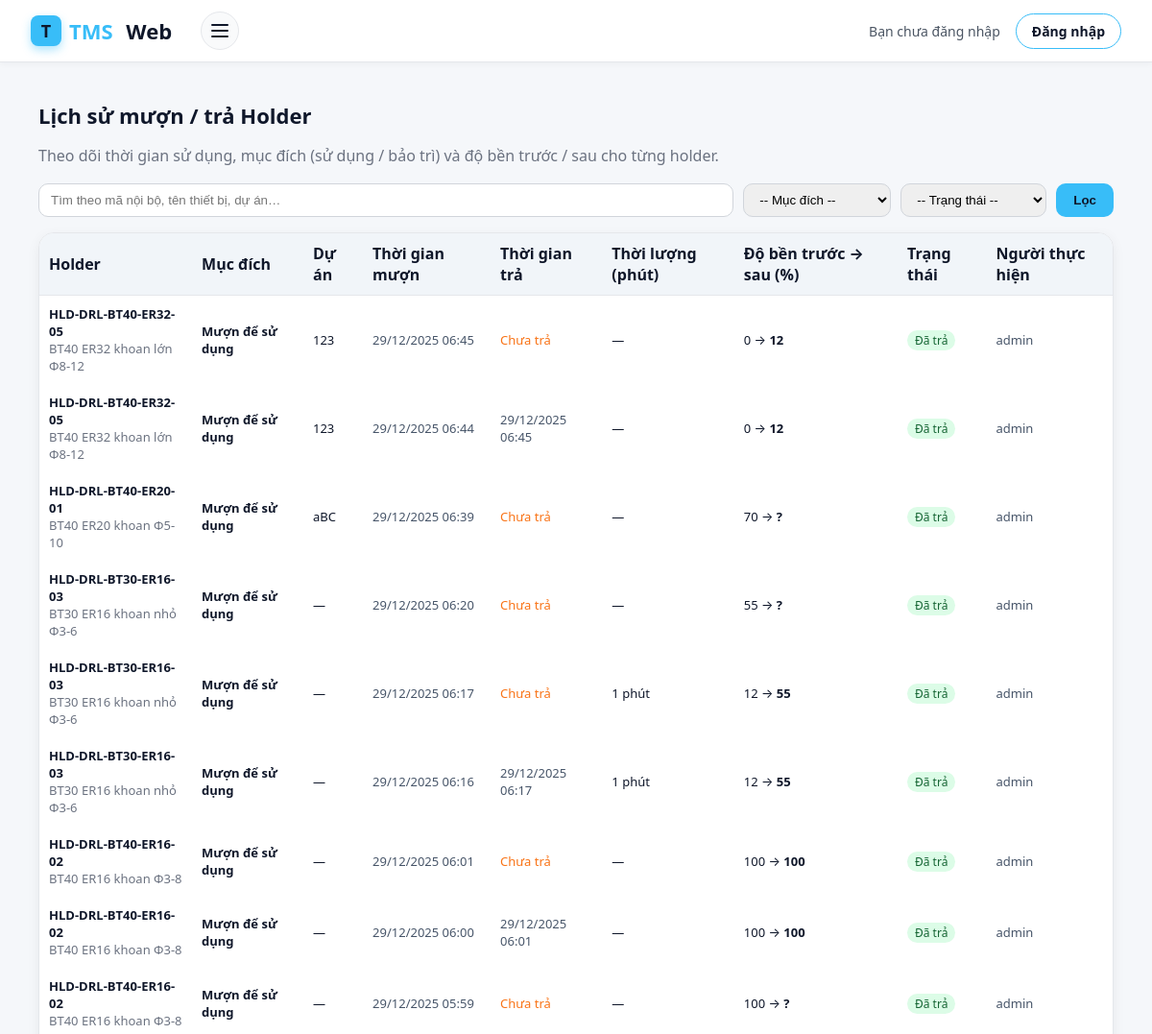
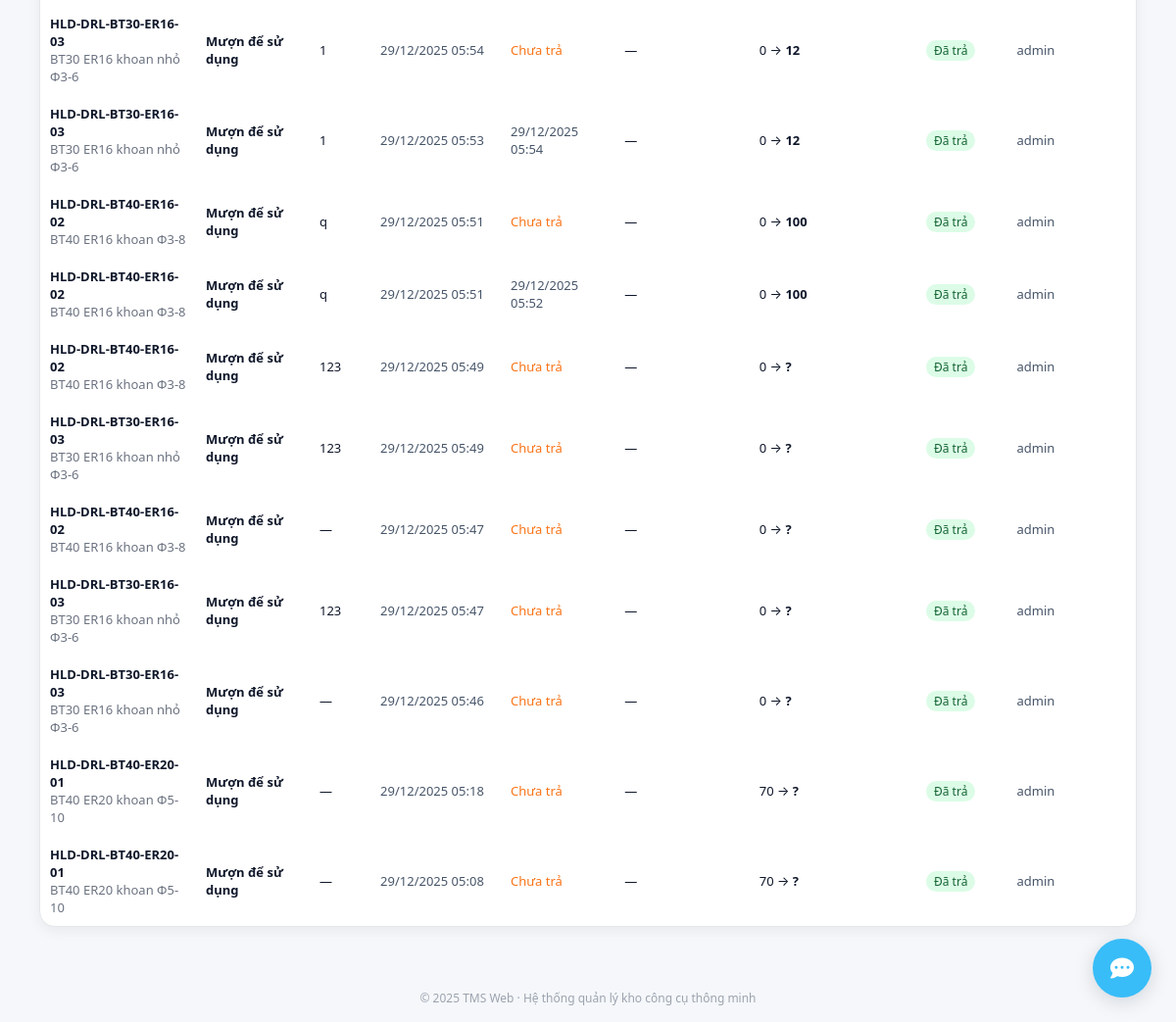
Screenshot of /holder-muontra/history/ with the database file from the repository (2 pictures, top to bottom).
### holder_muontra/models.py (models this page shows, shortened)
class HolderHistory(models.Model):
    MUC_DICH_CHOICES = [
        ("SU_DUNG", "Mượn để sử dụng"),
        ("BAO_TRI", "Đem đi bảo trì"),
    ]
    TRANG_THAI_CHOICES = [
    ("PENDING", "Đang chờ tủ xử lý"),
    ("SUCCESS", "Thành công"),
    ("FAILED", "Thất bại"),
    ("DANG_MUON", "Đang mượn"),
    ("DA_TRA", "Đã trả"),
]
    holder = models.ForeignKey(
        Holder,
        on_delete=models.CASCADE,
        related_name="histories",
        verbose_name="Holder",
    )
    ten_thiet_bi_snapshot = models.CharField(
        max_length=200,
        blank=True,
        verbose_name="Tên thiết bị (snapshot)",
        help_text="Copy từ Holder.ten_thiet_bi tại thời điểm mượn",
    )
    ma_noi_bo_snapshot = models.CharField(
        max_length=50,
        blank=True,
        verbose_name="Mã nội bộ (snapshot)",
        help_text="Copy từ Holder.ma_noi_bo tại thời điểm mượn",
    )
    muc_dich = models.CharField(
        max_length=20,
        choices=MUC_DICH_CHOICES,
        verbose_name="Mục đích mượn",
    )
    du_an = models.CharField(
        max_length=100,
        blank=True,
        verbose_name="Dự án / lệnh sản xuất",
    )
    mo_ta = models.TextField(
        blank=True,
        verbose_name="Mô tả chi tiết / ghi chú",
    )
    nguoi_thuc_hien = models.ForeignKey(
        User,
        null=True,
        blank=True,
        on_delete=models.SET_NULL,
        related_name="holder_history_actions",
        verbose_name="Người thực hiện",
    )
    thoi_gian_muon = models.DateTimeField(
        auto_now_add=True,
        verbose_name="Thời gian mượn",
    )
    thoi_gian_tra = models.DateTimeField(
        null=True,
        blank=True,
        verbose_name="Thời gian trả",
    )
    thoi_luong_phut = models.PositiveIntegerField(
        null=True,
        blank=True,
        verbose_name="Thời lượng sử dụng (phút)",
    )
    mon_truoc = models.PositiveIntegerField(
        null=True,
        blank=True,
        verbose_name="% độ bền trước khi mượn",
        help_text="Từ Holder.mon tại thời điểm mượn (0–100)",
    )
    mon_sau = models.PositiveIntegerField(
        null=True,
        blank=True,
        verbose_name="% độ bền sau khi trả",
        help_text="Sau khi trừ hao / reset bảo trì (0–100)",
    )
    trang_thai = models.CharField(
    max_length=20,
    choices=TRANG_THAI_CHOICES,
    default="PENDING"
)
    ly_do_fail = models.CharField(max_length=255, blank=True, default="")
    tx_id = models.BigIntegerField(null=True, blank=True, db_index=True)
    created_at = models.DateTimeField(
        auto_now_add=True,
        verbose_name="Tạo lúc",
    )
    updated_at = models.DateTimeField(
        auto_now=True,
        verbose_name="Cập nhật lúc",
    )
    class Meta:
        verbose_name = "Lịch sử mượn holder"
        verbose_name_plural = "Lịch sử mượn holder"
        ordering = ["-thoi_gian_muon"]

### holder/models.py (models this page shows, shortened)
class Holder(models.Model):
    ten_thiet_bi = models.CharField(max_length=200)
    nhom_thiet_bi = models.CharField(max_length=100)
    ma_noi_bo = models.CharField(max_length=50, unique=True)
    ma_nha_sx = models.CharField(max_length=100)
    loai_holder = models.CharField(max_length=100, blank=True, null=True)
    so_serial = models.CharField(max_length=100, blank=True, null=True)
    rfid = models.CharField(
    max_length=32,
    unique=True,
    blank=True,
    null=True,
    db_index=True,
    validators=[
        RegexValidator(
            regex=r"^[0-9A-Fa-f]+$",
            message="RFID chỉ gồm ký tự HEX (0-9, A-F).",
        )
    ],
    help_text="Mã RFID của holder (UID tag), ví dụ: A1B2C3D4",
)
    nha_san_xuat = models.CharField(max_length=100, blank=True, null=True)
    nha_cung_cap = models.CharField(max_length=150, blank=True, null=True)
    nguoi_quan_ly = models.CharField(max_length=100, blank=True, null=True)
    TRANG_THAI_CHOICES = [
        ("san_sang", "Sẵn sàng"),
        ("dang_duoc_muon", "Đang được mượn"),
        ("dang_bao_tri", "Đang bảo trì"),
        ("ngung_su_dung", "Ngừng sử dụng"),
    ]
    trang_thai_tai_san = models.CharField(
        max_length=20,
        choices=TRANG_THAI_CHOICES,
        default="san_sang",
    )
    chuan_ga = models.CharField(max_length=50, blank=True, null=True)
    loai_kep = models.CharField(max_length=50, blank=True, null=True)
    chieu_dai_lam_viec = models.DecimalField(
        max_digits=6, decimal_places=2, blank=True, null=True
    )
    duong_kinh_kep_max = models.DecimalField(
        max_digits=6, decimal_places=2, blank=True, null=True
    )
    tu = models.CharField(max_length=50, blank=True, null=True)
    ngan = models.CharField(max_length=50, blank=True, null=True)
    may_uu_tien = models.CharField(max_length=200, blank=True, null=True)
    ngay_nhap_kho = models.DateField(blank=True, null=True)
    gia_tri_mua = models.BigIntegerField(blank=True, null=True)
    chu_ky_kiem_tra = models.CharField(max_length=100, blank=True, null=True)
    lan_kiem_tra_gan_nhat = models.DateField(blank=True, null=True)
    so_lan_ga_thao = models.IntegerField(blank=True, null=True)
    danh_gia_gan_nhat = models.TextField(blank=True, null=True)
    cv = models.DecimalField(  # Độ cứng vững
        max_digits=4, decimal_places=1, blank=True, null=True
    )
    dx = models.DecimalField(  # Độ chính xác gá kẹp
        max_digits=4, decimal_places=1, blank=True, null=True
    )
    mon = models.IntegerField(blank=True, null=True)  # % mòn
    tan_suat = models.IntegerField(blank=True, null=True)  # lần/tháng
    ld = models.DecimalField(  # chiều dài nhô dao
        max_digits=6, decimal_places=2, blank=True, null=True
    )
    ket_luan_fuzzy = models.TextField(blank=True, null=True)
    tool_khuyen_dung = models.ManyToManyField(
        'tool.tool',          # hoặc 'Tool' nếu cùng app
        blank=True,
        related_name='holders_khuyen_dung',
        help_text="Các tool tương thích & khuyên dùng với holder này"
    )
    ma_nhom_tuong_thich = models.CharField(
        max_length=50,
        blank=True,
        null=True,
        help_text="Nếu 2 holder có cùng mã này thì coi như tương thích / thay thế cho nhau"
    )
    created_at = models.DateTimeField(auto_now_add=True)

### holder_muontra/views.py (the view)
# urls.py: path("history/", views.history_holder, name="history_holder"),
def history_holder(request):
    q = request.GET.get("q", "").strip()
    muc_dich = request.GET.get("muc_dich", "")
    trang_thai = request.GET.get("trang_thai", "")
    histories = (
        HolderHistory.objects
        .select_related("holder", "nguoi_thuc_hien")
        .order_by("-thoi_gian_muon")
    )
    if q:
        histories = histories.filter(
            Q(holder__ma_noi_bo__icontains=q)
            | Q(holder__ten_thiet_bi__icontains=q)
            | Q(du_an__icontains=q)
        )
    if muc_dich:
        histories = histories.filter(muc_dich=muc_dich)
    if trang_thai:
        histories = histories.filter(trang_thai=trang_thai)
    return render(request, "holder_history.html", {
        "histories": histories,
        "q": q,
        "muc_dich": muc_dich,
        "trang_thai": trang_thai,
        "MUC_DICH_CHOICES": HolderHistory.MUC_DICH_CHOICES,
        "TRANG_THAI_CHOICES": HolderHistory.TRANG_THAI_CHOICES,
    })

### templates/holder_history.html (shortened to what this page needs)
{% extends "base.html" %}
{% block content %}
<div style="max-width:1120px;margin:20px auto;">
  <h2 style="font-size:22px;font-weight:700;margin-bottom:6px;">
    Lịch sử mượn / trả Holder
  </h2>
  <p style="color:#6b7280;margin-bottom:18px;">
    Theo dõi thời gian sử dụng, mục đích (sử dụng / bảo trì) và độ bền trước / sau cho từng holder.
  </p>
  <form method="get" style="margin-bottom:16px;display:flex;gap:10px;flex-wrap:wrap;">
    <input
      type="text"
      name="q"
      value="{{ q }}"
      placeholder="Tìm theo mã nội bộ, tên thiết bị, dự án…"
      style="
        flex:1;
        min-width:260px;
        padding:8px 12px;
        border-radius:10px;
        border:1px solid #d1d5db;
      "
    />
    <select
      name="muc_dich"
      style="
        padding:8px 12px;
        border-radius:10px;
        border:1px solid #d1d5db;
      "
    >
      <option value="">-- Mục đích --</option>
    </select>
    <select
      name="trang_thai"
      style="
        padding:8px 12px;
        border-radius:10px;
        border:1px solid #d1d5db;
      "
    >
      <option value="">-- Trạng thái --</option>
    </select>
    <button
      type="submit"
      style="
        padding:8px 18px;
        border-radius:10px;
        border:none;
        background:#38bdf8;
        color:#0f172a;
        font-weight:600;
        cursor:pointer;
      "
    >
      Lọc
    </button>
  </form>
  <div style="
    background:#ffffff;
    border-radius:16px;
    border:1px solid #e5e7eb;
    box-shadow:0 4px 14px rgba(15,23,42,0.06);
    overflow:auto;
  ">
    <table style="width:100%;border-collapse:collapse;min-width:960px;">
      <thead>
        <tr style="background:#f1f5f9;">
          <th style="padding:10px;border-bottom:1px solid #e5e7eb;text-align:left;">Holder</th>
          <th style="padding:10px;border-bottom:1px solid #e5e7eb;text-align:left;">Mục đích</th>
          <th style="padding:10px;border-bottom:1px solid #e5e7eb;text-align:left;">Dự án</th>
          <th style="padding:10px;border-bottom:1px solid #e5e7eb;text-align:left;">Thời gian mượn</th>
          <th style="padding:10px;border-bottom:1px solid #e5e7eb;text-align:left;">Thời gian trả</th>
          <th style="padding:10px;border-bottom:1px solid #e5e7eb;text-align:left;">Thời lượng (phút)</th>
          <th style="padding:10px;border-bottom:1px solid #e5e7eb;text-align:left;">Độ bền trước → sau (%)</th>
          <th style="padding:10px;border-bottom:1px solid #e5e7eb;text-align:left;">Trạng thái</th>
          <th style="padding:10px;border-bottom:1px solid #e5e7eb;text-align:left;">Người thực hiện</th>
        </tr>
      </thead>
      <tbody>
        {% if histories %}
          {% for h in histories %}
          <tr>
            <td style="padding:10px;font-size:13px;">
              <strong>{{ h.ma_noi_bo_snapshot|default:h.holder.ma_noi_bo }}</strong><br>
              <span style="color:#6b7280;">
                {{ h.ten_thiet_bi_snapshot|default:h.holder.ten_thiet_bi }}
              </span>
            </td>
            <td style="padding:10px;font-size:13px;font-weight:600;">
              {{ h.get_muc_dich_display }}
            </td>
            <td style="padding:10px;font-size:13px;">
              {{ h.du_an|default:"—" }}
            </td>
            <td style="padding:10px;font-size:13px;color:#475569;">
              {{ h.thoi_gian_muon|date:"d/m/Y H:i" }}
            </td>
            <td style="padding:10px;font-size:13px;color:#475569;">
              {% if h.thoi_gian_tra %}
                {{ h.thoi_gian_tra|date:"d/m/Y H:i" }}
              {% else %}
                <span style="color:#f97316;">Chưa trả</span>
              {% endif %}
            </td>
            <td style="padding:10px;font-size:13px;">
              {% if h.thoi_luong_phut %}
                {{ h.thoi_luong_phut }} phút
              {% else %}
                —
              {% endif %}
            </td>
            <td style="padding:10px;font-size:13px;">
              {% if h.mon_truoc is not None or h.mon_sau is not None %}
                {{ h.mon_truoc|default_if_none:"?" }} →
                <strong>{{ h.mon_sau|default_if_none:"?" }}</strong>
              {% else %}
                —
              {% endif %}
            </td>
            <td style="padding:10px;font-size:13px;">
              {% if h.trang_thai == "DANG_MUON" %}
                <span style="padding:2px 8px;border-radius:999px;font-size:12px;background:#fee2e2;color:#b91c1c;">
                  Đang mượn
                </span>
              {% else %}
                <span style="padding:2px 8px;border-radius:999px;font-size:12px;background:#dcfce7;color:#166534;">
                  Đã trả
                </span>
              {% endif %}
            </td>
            <td style="padding:10px;font-size:13px;color:#475569;">
              {{ h.nguoi_thuc_hien|default:"—" }}
            </td>
          </tr>
          {% endfor %}
        {% else %}
          <tr>
            <td colspan="9" style="padding:14px;text-align:center;color:#94a3b8;">
              Chưa có lịch sử mượn / trả nào.
            </td>
          </tr>
        {% endif %}
      </tbody>
    </table>
  </div>
</div>
{% endblock %}

### templates/base.html (style rules this page uses)
:root { --blue-tech: #38bdf8; --blue-strong: #0f172a; --blue-soft: #e0f2fe; }
* { box-sizing: border-box; }
body { margin: 0; font-family: "Segoe UI", sans-serif; background: #ffffff; color: #0f172a; }

### templates/chatbot.html (style rules this page uses)
:root { --primary-color: #4361ee; --blue-tech: #38bdf8; --blue-strong: #0f172a; --primary-dark: #3a56d4; --bg-color: #f5f7fa; --text-color: #2b2d42; --white: #ffffff; --light-gray: #e9ecef; --shadow: 0 4px 20px rgba(0, 0, 0, 0.15); --border-radius: 16px; }
body { font-family: 'Segoe UI', system-ui, -apple-system, sans-serif; background: var(--bg-color); margin: 0; }

### rows the page displays
HolderHistory: ma_noi_bo_snapshot "HLD-DRL-BT40-ER32-05", ten_thiet_bi_snapshot "BT40 ER32 khoan lớn Φ8-12", muc_dich "Mượn để sử dụng", du_an "123", thoi_gian_muon "29/12/2025 06:45", shows "Chưa trả", mon_truoc "0", mon_sau "12", trang_thai "Đã trả", nguoi_thuc_hien "admin"
HolderHistory: ma_noi_bo_snapshot "HLD-DRL-BT40-ER32-05", ten_thiet_bi_snapshot "BT40 ER32 khoan lớn Φ8-12", muc_dich "Mượn để sử dụng", du_an "123", thoi_gian_muon "29/12/2025 06:44", thoi_gian_tra "29/12/2025 06:45", mon_truoc "0", mon_sau "12", trang_thai "Đã trả", nguoi_thuc_hien "admin"
HolderHistory: ma_noi_bo_snapshot "HLD-DRL-BT40-ER20-01", ten_thiet_bi_snapshot "BT40 ER20 khoan Φ5-10", muc_dich "Mượn để sử dụng", du_an "aBC", thoi_gian_muon "29/12/2025 06:39", shows "Chưa trả", mon_truoc "70", mon_sau "?", trang_thai "Đã trả", nguoi_thuc_hien "admin"
HolderHistory: ma_noi_bo_snapshot "HLD-DRL-BT30-ER16-03", ten_thiet_bi_snapshot "BT30 ER16 khoan nhỏ Φ3-6", muc_dich "Mượn để sử dụng", du_an "—", thoi_gian_muon "29/12/2025 06:20", shows "Chưa trả", mon_truoc "55", mon_sau "?", trang_thai "Đã trả", nguoi_thuc_hien "admin"
HolderHistory: ma_noi_bo_snapshot "HLD-DRL-BT30-ER16-03", ten_thiet_bi_snapshot "BT30 ER16 khoan nhỏ Φ3-6", muc_dich "Mượn để sử dụng", du_an "—", thoi_gian_muon "29/12/2025 06:17", shows "Chưa trả", thoi_luong_phut "1", mon_truoc "12", mon_sau "55", trang_thai "Đã trả", nguoi_thuc_hien "admin"
HolderHistory: ma_noi_bo_snapshot "HLD-DRL-BT30-ER16-03", ten_thiet_bi_snapshot "BT30 ER16 khoan nhỏ Φ3-6", muc_dich "Mượn để sử dụng", du_an "—", thoi_gian_muon "29/12/2025 06:16", thoi_gian_tra "29/12/2025 06:17", thoi_luong_phut "1", mon_truoc "12", mon_sau "55", trang_thai "Đã trả", nguoi_thuc_hien "admin"
HolderHistory: ma_noi_bo_snapshot "HLD-DRL-BT40-ER16-02", ten_thiet_bi_snapshot "BT40 ER16 khoan Φ3-8", muc_dich "Mượn để sử dụng", du_an "—", thoi_gian_muon "29/12/2025 06:01", shows "Chưa trả", mon_truoc "100", mon_sau "100", trang_thai "Đã trả", nguoi_thuc_hien "admin"
HolderHistory: ma_noi_bo_snapshot "HLD-DRL-BT40-ER16-02", ten_thiet_bi_snapshot "BT40 ER16 khoan Φ3-8", muc_dich "Mượn để sử dụng", du_an "—", thoi_gian_muon "29/12/2025 06:00", thoi_gian_tra "29/12/2025 06:01", mon_truoc "100", mon_sau "100", trang_thai "Đã trả", nguoi_thuc_hien "admin"
HolderHistory: ma_noi_bo_snapshot "HLD-DRL-BT40-ER16-02", ten_thiet_bi_snapshot "BT40 ER16 khoan Φ3-8", muc_dich "Mượn để sử dụng", du_an "—", thoi_gian_muon "29/12/2025 05:59", shows "Chưa trả", mon_truoc "100", mon_sau "?", trang_thai "Đã trả", nguoi_thuc_hien "admin"
HolderHistory: ma_noi_bo_snapshot "HLD-DRL-BT30-ER16-03", ten_thiet_bi_snapshot "BT30 ER16 khoan nhỏ Φ3-6", muc_dich "Mượn để sử dụng", du_an "1", thoi_gian_muon "29/12/2025 05:54", shows "Chưa trả", mon_truoc "0", mon_sau "12", trang_thai "Đã trả", nguoi_thuc_hien "admin"
HolderHistory: ma_noi_bo_snapshot "HLD-DRL-BT30-ER16-03", ten_thiet_bi_snapshot "BT30 ER16 khoan nhỏ Φ3-6", muc_dich "Mượn để sử dụng", du_an "1", thoi_gian_muon "29/12/2025 05:53", thoi_gian_tra "29/12/2025 05:54", mon_truoc "0", mon_sau "12", trang_thai "Đã trả", nguoi_thuc_hien "admin"
HolderHistory: ma_noi_bo_snapshot "HLD-DRL-BT40-ER16-02", ten_thiet_bi_snapshot "BT40 ER16 khoan Φ3-8", muc_dich "Mượn để sử dụng", du_an "q", thoi_gian_muon "29/12/2025 05:51", shows "Chưa trả", mon_truoc "0", mon_sau "100", trang_thai "Đã trả", nguoi_thuc_hien "admin"
HolderHistory: ma_noi_bo_snapshot "HLD-DRL-BT40-ER16-02", ten_thiet_bi_snapshot "BT40 ER16 khoan Φ3-8", muc_dich "Mượn để sử dụng", du_an "q", thoi_gian_muon "29/12/2025 05:51", thoi_gian_tra "29/12/2025 05:52", mon_truoc "0", mon_sau "100", trang_thai "Đã trả", nguoi_thuc_hien "admin"
HolderHistory: ma_noi_bo_snapshot "HLD-DRL-BT40-ER16-02", ten_thiet_bi_snapshot "BT40 ER16 khoan Φ3-8", muc_dich "Mượn để sử dụng", du_an "123", thoi_gian_muon "29/12/2025 05:49", shows "Chưa trả", mon_truoc "0", mon_sau "?", trang_thai "Đã trả", nguoi_thuc_hien "admin"
HolderHistory: ma_noi_bo_snapshot "HLD-DRL-BT30-ER16-03", ten_thiet_bi_snapshot "BT30 ER16 khoan nhỏ Φ3-6", muc_dich "Mượn để sử dụng", du_an "123", thoi_gian_muon "29/12/2025 05:49", shows "Chưa trả", mon_truoc "0", mon_sau "?", trang_thai "Đã trả", nguoi_thuc_hien "admin"
HolderHistory: ma_noi_bo_snapshot "HLD-DRL-BT40-ER16-02", ten_thiet_bi_snapshot "BT40 ER16 khoan Φ3-8", muc_dich "Mượn để sử dụng", du_an "—", thoi_gian_muon "29/12/2025 05:47", shows "Chưa trả", mon_truoc "0", mon_sau "?", trang_thai "Đã trả", nguoi_thuc_hien "admin"
HolderHistory: ma_noi_bo_snapshot "HLD-DRL-BT30-ER16-03", ten_thiet_bi_snapshot "BT30 ER16 khoan nhỏ Φ3-6", muc_dich "Mượn để sử dụng", du_an "123", thoi_gian_muon "29/12/2025 05:47", shows "Chưa trả", mon_truoc "0", mon_sau "?", trang_thai "Đã trả", nguoi_thuc_hien "admin"
HolderHistory: ma_noi_bo_snapshot "HLD-DRL-BT30-ER16-03", ten_thiet_bi_snapshot "BT30 ER16 khoan nhỏ Φ3-6", muc_dich "Mượn để sử dụng", du_an "—", thoi_gian_muon "29/12/2025 05:46", shows "Chưa trả", mon_truoc "0", mon_sau "?", trang_thai "Đã trả", nguoi_thuc_hien "admin"
HolderHistory: ma_noi_bo_snapshot "HLD-DRL-BT40-ER20-01", ten_thiet_bi_snapshot "BT40 ER20 khoan Φ5-10", muc_dich "Mượn để sử dụng", du_an "—", thoi_gian_muon "29/12/2025 05:18", shows "Chưa trả", mon_truoc "70", mon_sau "?", trang_thai "Đã trả", nguoi_thuc_hien "admin"
HolderHistory: ma_noi_bo_snapshot "HLD-DRL-BT40-ER20-01", ten_thiet_bi_snapshot "BT40 ER20 khoan Φ5-10", muc_dich "Mượn để sử dụng", du_an "—", thoi_gian_muon "29/12/2025 05:08", shows "Chưa trả", mon_truoc "70", mon_sau "?", trang_thai "Đã trả", nguoi_thuc_hien "admin"
